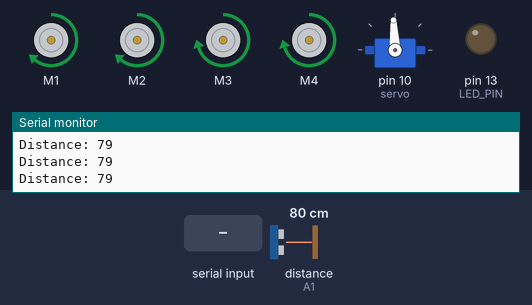
Recording of a sketch running on a simulated Arduino Uno, built with avr-gcc and run on an emulated ATmega328P. Parts: 4 × DC motor (green arrow = forward, orange = backward, longer = faster), servo, output pins drawn as LEDs (lit = HIGH), the last lines printed to the serial monitor. Wiring (inferred from the names in the program): ultrasonic range finder: trigger A0; echo A1. The inputs (shaded band) are chosen by the test bench; at power-on: distance to the obstacle (sensor on A1) 80 cm. The echo pulse lasts 58.3 µs per cm; EEPROM starts erased; pins used as bus, display or sensor lines are not drawn.

Above: at 2.2 s.
2.3 s: distance to the obstacle (sensor on A1) set to 38 cm
3.8 s: distance to the obstacle (sensor on A1) set to 32 cm
At 4.4 s:
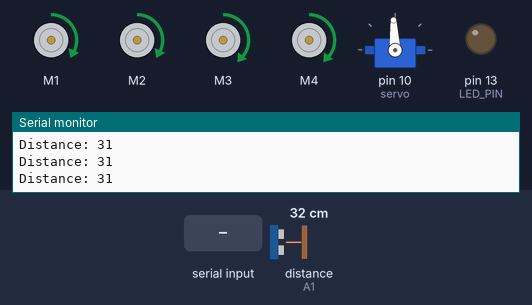
5.3 s: "k90\n" received over Serial
At 6.3 s:
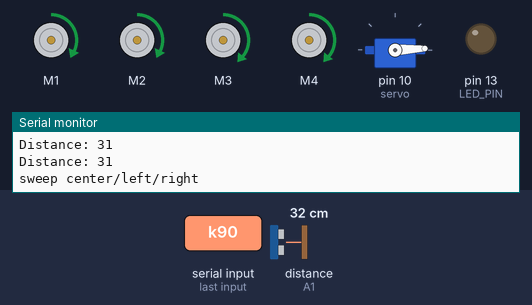
8.3 s: distance to the obstacle (sensor on A1) set to 20 cm
9.8 s: distance to the obstacle (sensor on A1) set to 17 cm
At 12.0 s:
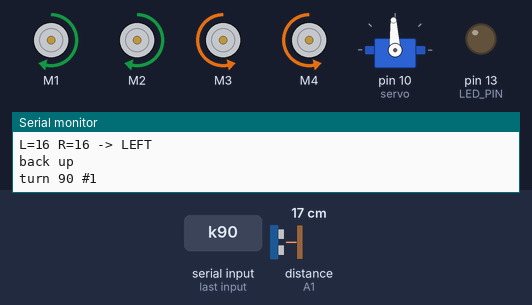
12.8 s: "90,45\n" received over Serial
At 15.4 s:
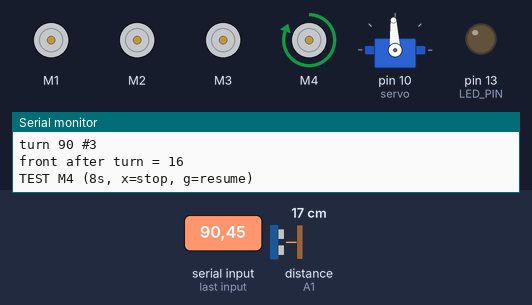
Timing chart, 0 to 24.4 s (numbered marks = the images above; inputs shaded):
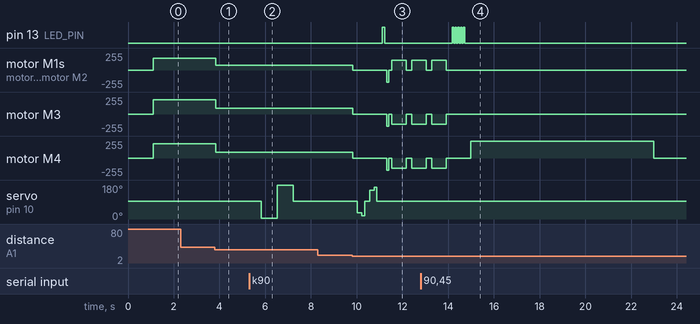

The sketch:

v28_pct_trim.ino
```cpp
// =====================================================================
// 简化版避障小车
//
// 上一版为什么会"毫无理由地扫来扫去", 三个原因叠在一起:
//
//   1) 每轮瞄准都要扇扫 11 个点 (±75 度), 一次避障最多 4 轮 = 44 次摆动
//   2) 扇扫算完, 又调用 lookSide 重复扫 45/60/75 这 3 个点 (本来就扫过)
//   3) 前方 < 18cm 时还要额外做两次斜向探测 (lookAtRel ±30) 判断"窄通道"
//      而这两次探测几乎总是得出"是墙"的结论 —— 纯粹白扫
//
// 结果: 车在一个墙角里可以摆动几十次, 看起来就是原地乱扫。
//
// 这一版把决策压到最少:
//   - 平时只测正前方
//   - 被挡住 -> 左右各看一次 (2 次摆动) -> 选宽的一边 -> 转 90 度
//   - 转完还挡着 -> 再转 90 度 (最多 3 次, 够掉头)
//   - 不再有扇扫, 不再有斜向探测, 不再有内部的 4 轮循环
//
// 代价: 放弃"横向平移修正"。但没有编码器/陀螺仪的情况下,
// 平移量靠时间估算本身就不可靠, 换来的是行为可预测。先跑通再谈精度。
// =====================================================================

#include <Servo.h>
#include <AFMotor.h>
#include <EEPROM.h>

#define Trigpin A0
#define Echopin A1
#define LED_PIN 13

Servo servo;
AF_DCMotor motor1(1);   // 实测: 左前
AF_DCMotor motor2(2);   // 实测: 左后
AF_DCMotor motor3(3);   // 实测: 右后
AF_DCMotor motor4(4);   // 实测: 右前

// ---------------- 参数 ----------------
// 速度上限受 trimRight 限制: 左侧速度 = baseSpeed, 右侧 = baseSpeed + trimRight,
// 右侧超过 255 会被夹住, 左右比例就崩了 (车往一边偏)。
// 配平比例是 trimRight/baseSpeed = 38/100 = 0.38, 要放大速度必须同比例放大配平:
//   baseSpeed * 1.38 <= 255  =>  baseSpeed <= 184
// 取 180 (右侧 248), 给 PWM 留一点余量, 避免长期贴着饱和点。
const int baseSpeed = 180;      // 直行 (原 100)
const int creepSpeed = 70;      // 近距爬行 (安全速度, 不提)

// 倒车单独给速度。原来 Backward() 借用 turnSpeed(150), 那是转弯用的,
// 倒车和转弯的负载完全不同, 分开标更好调。
const int backSpeed = 180;      // 后退 (原 借用 turnSpeed=150)

// 直行配平: 右轮偏弱, 右侧按比例提速。
//
// 这里必须是"比例", 不能是固定值。
// 固定值的老写法 (trimRight = 38) 在 baseSpeed=100 时是 100/138 (1.38),
// 但爬行 creepSpeed=70 时变成 70/108 (1.54), 速度越低右边越强。
// 把 baseSpeed 提到 180 后放大成 trimRight=68, 爬行时就成了 70/138 (1.97) ——
// 右边直接是左边的两倍, 车在贴墙慢行时会明显往左甩。
//
// 改成百分比后, 任何速度下左右比例都一致:
//   180 -> 216 (1.20)
//    70 ->  84 (1.20)
// 需要调就改这一个数, 不用管当前是什么速度档。
//
// 标定方法: 直线跑 2 米, 看车头偏向。
//   往右偏 -> 这个值调大; 往左偏 -> 调小。每次改 3~5。
const int trimPct = 20;      // 右侧比左侧快 20%

// 保留绝对值配平口子 (置 0 表示不用), 方便临时手动偏置
const int trimLeft  = 0;
const int trimRight = 0;

// 转弯标定: 651ms 实测略过头, 635ms 接近 90 度
// 公式: 新值 = 当前值 * 90 / 实测角度
const int turnSpeed  = 150;
const int msPer90Deg = 635;

// 距离门限
const int stopDistanceCm = 18;   // 小于这个值就是障碍
const int clearCm        = 20;   // 大于等于这个值认为通行
const int emergencyCm    = 10;   // 极近距离, 立刻硬停
const int slowDistanceCm = 35;   // 小于这个值降速

// 避障动作
const int sideLookDeg   = 60;    // 左右各看 60 度
const int backupMs      = 75;    // 转向前倒退一点
const int escapeMs      = 400;   // 转完后的脱离时间
const int turnSettleMs  = 120;   // 转完等车身停止旋转
const int maxTurnSteps  = 3;     // 连续盲转上限 (3 x 90 = 掉头)

// 舵机中位修正 (正数 = 往左修), 存在 EEPROM
int servoTrimDeg = 3;

// ---------------- 状态 ----------------
bool isMoving = false;
int  testNum  = 0;
unsigned long testUntil = 0;
bool holdStop = false;
unsigned long escapeUntil = 0;
unsigned long lastTrigUs = 0;
int curServoDeg = 90;

// ---------------- 基础动作 ----------------
// 直行: 右轮按比例提速。
// 比例而非固定值, 这样 180 直行和 70 爬行时左右比例一致,
// 不会出现"越慢越偏"的现象。
void Speed(int s)
{
  int l = s + trimLeft;                    // M1 左前, M2 左后
  int r = s + (int)((long)s * trimPct / 100) + trimRight;   // M3 右后, M4 右前

  if (l < 0) l = 0; if (l > 255) l = 255;
  if (r < 0) r = 0; if (r > 255) r = 255;

  motor1.setSpeed(l);
  motor2.setSpeed(l);
  motor3.setSpeed(r);
  motor4.setSpeed(r);
}

void TurnSpeed(int s)
{
  if (s < 0) s = 0;
  if (s > 255) s = 255;
  motor1.setSpeed(s);
  motor2.setSpeed(s);
  motor3.setSpeed(s);
  motor4.setSpeed(s);
}

// L293D 两输入全低 = 电机短接 = 动态制动 (库里的 BRAKE 是空实现)
void Stop()
{
  motor1.run(RELEASE);
  motor2.run(RELEASE);
  motor3.run(RELEASE);
  motor4.run(RELEASE);
  isMoving = false;
}

void Forward()
{
  motor1.run(FORWARD);
  motor2.run(FORWARD);
  motor3.run(FORWARD);
  motor4.run(FORWARD);
}

void Backward()
{
  motor1.run(BACKWARD);
  motor2.run(BACKWARD);
  motor3.run(BACKWARD);
  motor4.run(BACKWARD);
  TurnSpeed(backSpeed);   // 倒车用独立速度, 不再借用转弯速度
}

void TurnLeft()
{
  motor1.run(FORWARD);
  motor2.run(FORWARD);
  motor3.run(BACKWARD);
  motor4.run(BACKWARD);
  TurnSpeed(turnSpeed);
}

void TurnRight()
{
  motor1.run(BACKWARD);
  motor2.run(BACKWARD);
  motor3.run(FORWARD);
  motor4.run(FORWARD);
  TurnSpeed(turnSpeed);
}

void Brake()
{
  Stop();
  delay(100);
}

// 障碍急停: 速度归零 -> RELEASE -> 等惯性滑完
void HardStop()
{
  Speed(0);
  Stop();
  delay(200);
}

// 所有前进都走这里。
//
// 这里原来有一段"起步助推": Speed(255) + delay(200)。
// 在 baseSpeed=180 下它必须删掉, 原因是:
//   右侧速度 = 255 + trimRight(68) = 323 -> 被夹到 255
//   左侧速度 = 255 + 0 = 255
//   于是助推的那 200ms 里左右是 1:1, 而平时是 180:248 ——
//   助推反而变成偏航源, 车会在每次起步时往左甩一下。
//
// 而且 180 的 PWM 起步本身就不需要冲刺, 助推原本是为了克服
// 低速(70)下的静摩擦, 现在只在爬行分支里需要。
void StartMove(int speed, int front)
{
  (void)front;      // 保留参数, 以后若要恢复助推会用到
  Forward();

  // 低速起步助推: 只在爬行时用。
  // 助推速度同样走 Speed(), 所以左右比例和平时一致, 不会甩。
  if (!isMoving && speed <= creepSpeed) {
    int kickTop = 120;
    if (kickTop <= speed) kickTop = speed + 20;
    Speed(kickTop);
    delay(150);
  }

  isMoving = true;
  Speed(speed);
}

void turnByDeg(bool left, int deg)
{
  int ms = (int)((long)msPer90Deg * deg / 90);
  if (left) TurnLeft();
  else      TurnRight();
  delay(ms);
  Brake();
  delay(turnSettleMs);   // 等车身真的停下, 否则紧接着测的是"还在转"的画面
}

// ---------------- 舵机中位 ----------------
#define TRIM_ADDR 1022

void loadTrim()
{
  uint8_t magic = EEPROM.read(TRIM_ADDR);
  int8_t  v     = (int8_t)EEPROM.read(TRIM_ADDR + 1);
  if (magic == 0x5A && v >= -90 && v <= 90) {
    servoTrimDeg = v;
    Serial.print("trim loaded from EEPROM: ");
    Serial.println(servoTrimDeg);
  }
}

void saveTrim()
{
  EEPROM.update(TRIM_ADDR, 0x5A);
  EEPROM.update(TRIM_ADDR + 1, (uint8_t)(int8_t)servoTrimDeg);
  Serial.print("trim saved: ");
  Serial.println(servoTrimDeg);
}

// ---------------- 板载反馈 ----------------
void blinkN(int n, int onMs, int offMs)
{
  for (int i = 0; i < n; i++) {
    digitalWrite(LED_PIN, HIGH); delay(onMs);
    digitalWrite(LED_PIN, LOW);  delay(offMs);
  }
}

// ---------------- EEPROM 记录 ----------------
// 格式 (8 字节): A5 | 左 | 右 | 前方 | 方向 | 修正次数 | 保留 | 保留
#define REC_ADDR 8
#define REC_SIZE 8
#define REC_MAX  ((1024 - REC_ADDR) / REC_SIZE)

void logEvent(int l, int r, int f, bool wentLeft, int steps, int al, int ar)
{
  uint16_t n;
  EEPROM.get(0, n);
  if (n == 0xFFFF) n = 0;

  int a = REC_ADDR + (int)(n % REC_MAX) * REC_SIZE;
  EEPROM.update(a + 0, 0xA5);
  EEPROM.update(a + 1, (uint8_t)constrain(l, 0, 254));
  EEPROM.update(a + 2, (uint8_t)constrain(r, 0, 254));
  EEPROM.update(a + 3, (uint8_t)constrain(f, 0, 254));
  EEPROM.update(a + 4, wentLeft ? 1 : 2);
  EEPROM.update(a + 5, (uint8_t)steps);
  EEPROM.update(a + 6, (uint8_t)constrain(al, 0, 254));
  EEPROM.update(a + 7, (uint8_t)constrain(ar, 0, 254));

  n++;
  EEPROM.put(0, n);
}

void dumpLog()
{
  uint16_t n;
  EEPROM.get(0, n);
  if (n == 0xFFFF) n = 0;

  int cnt = (n < REC_MAX) ? (int)n : REC_MAX;
  Serial.print("LOG count="); Serial.print(n);
  Serial.print(" slots="); Serial.println(cnt);
  Serial.println("L R front dir steps a b");

  for (int i = 0; i < cnt; i++) {
    int a = REC_ADDR + i * REC_SIZE;
    if (EEPROM.read(a) != 0xA5) continue;
    for (int k = 1; k < REC_SIZE; k++) {
      Serial.print((int)EEPROM.read(a + k));
      Serial.print(' ');
    }
    Serial.println();
  }
  Serial.println("LOG end");
}

// ---------------- 测距 ----------------
// 超时 25000us (约 4 米)。pulseIn 默认超时是 1 秒, 读不到回波会死等,
// 这是以前"检查太慢"的主因。
#define ECHO_TIMEOUT_US 25000

long HC_SR04()
{
  // HC-SR04 两次触发间隔需 >= 60ms, 这里"补足到" 60ms 而不是固定 delay
  unsigned long since = micros() - lastTrigUs;
  if (since < 60000UL) {
    delayMicroseconds(60000UL - since);
  }

  digitalWrite(Trigpin, LOW);
  delayMicroseconds(5);
  digitalWrite(Trigpin, HIGH);
  delayMicroseconds(10);
  digitalWrite(Trigpin, LOW);

  long duration = pulseIn(Echopin, HIGH, ECHO_TIMEOUT_US);
  lastTrigUs = micros();
  return (duration / 2) / 29.1;
}

void ServoWrite(int deg)
{
  int v = deg + servoTrimDeg;
  if (v < 0) v = 0;
  if (v > 180) v = 180;
  servo.write(v);
}

// 按角度差动态等待 (SG90 约 2ms/度, 含余量)
void servoTo(int absDeg)
{
  int target = absDeg;
  if (target < 0)   target = 0;
  if (target > 180) target = 180;

  int delta = target - curServoDeg;
  if (delta < 0) delta = -delta;

  ServoWrite(absDeg);
  curServoDeg = absDeg;
  delay(80 + delta * 2);
}

// 前方测距: 连测 3 次取中位数。
// 近距提前收工: 连续两次都 < stopDistanceCm 就立刻返回 (取更近的),
// 省下 60ms 的第三次回波 —— 那 60ms 在刹车时很关键。
int measureFront()
{
  int v[3];
  int n = 0;

  for (int i = 0; i < 3; i++) {
    int d = HC_SR04();
    if (d > 0) {
      v[n++] = d;
      if (n == 2 && v[0] < stopDistanceCm && v[1] < stopDistanceCm) {
        return (v[0] < v[1]) ? v[0] : v[1];
      }
    }
  }

  if (n == 0) return 0;
  if (n == 1) return v[0];
  if (n == 2) return (v[0] + v[1]) / 2;

  int a = v[0], b = v[1], c = v[2];
  if (a > b) { int t = a; a = b; b = t; }
  if (b > c) { int t = b; b = c; c = t; }
  if (a > b) { int t = a; a = b; b = t; }
  return b;
}

// 左右各看一眼, 取该方向两侧角度的最大值。
// 只扫两个角度 (60, 75), 而不是原来的三个 + 11 点扇扫。
int lookSide(bool left)
{
  int best = 0;
  int angs[2] = { sideLookDeg, sideLookDeg + 15 };

  for (int i = 0; i < 2; i++) {
    servoTo(left ? (90 - angs[i]) : (90 + angs[i]));
    int d = HC_SR04();
    if (d > best) best = d;
  }
  servoTo(90);
  return best;
}

// ---------------- 避障 ----------------
// 只有一条路径: 看左右 -> 选宽的一边 -> 转 90 -> 还是挡就再转。
// 没有扇扫, 没有内部循环, 没有斜向探测。
void avoidObstacle()
{
  Serial.println("avoid: look sides");

  int L = lookSide(true);
  int R = lookSide(false);

  bool goLeft = (L >= R);

  Serial.print("L="); Serial.print(L);
  Serial.print(" R="); Serial.print(R);
  Serial.println(goLeft ? " -> LEFT" : " -> RIGHT");

  blinkN(goLeft ? 1 : 2, 100, 100);

  // 转向前退一点, 给转弯让出空间 (原地转向时车身四角扫过的半径最大)
  Serial.println("back up");
  Backward();
  delay(backupMs);
  Stop();
  delay(150);

  int front = 0;
  int steps = 0;

  for (int i = 0; i < maxTurnSteps; i++) {
    Serial.print("turn 90 #"); Serial.println(i + 1);
    turnByDeg(goLeft, 90);
    steps++;

    front = measureFront();
    Serial.print("front after turn = "); Serial.println(front);

    if (front <= 0) continue;         // 读不到, 再转一次看看
    if (front >= clearCm) break;      // 通了, 收工
  }

  // 转了几次还是贴得很近: 说明在死角里, 再退出来一点
  if (front > 0 && front < emergencyCm) {
    Serial.println("still boxed -> back out more");
    Backward();
    delay(400);
    Stop();
    delay(200);
  }

  logEvent(L, R, front, goLeft, steps, 0, 0);

  if (front >= clearCm) blinkN(1, 400, 0);   // 长亮: 通了
  else                  blinkN(5, 60, 60);   // 快闪: 还是窄

  delay(200);
  digitalWrite(LED_PIN, LOW);

  escapeUntil = millis() + escapeMs;
}

// ---------------- 单轮点动测试 ----------------
void startTest(int n)
{
  Stop();
  testNum = n;
  testUntil = millis() + 8000;
  holdStop = true;
  Serial.print("TEST M"); Serial.print(n);
  Serial.println(" (8s, x=stop, g=resume)");

  Speed(0);
  if (n == 1) { motor1.setSpeed(255); motor1.run(FORWARD); }
  if (n == 2) { motor2.setSpeed(255); motor2.run(FORWARD); }
  if (n == 3) { motor3.setSpeed(255); motor3.run(FORWARD); }
  if (n == 4) { motor4.setSpeed(255); motor4.run(FORWARD); }
}

// ---------------- 串口 ----------------
void handleSerial()
{
  while (Serial.available()) {
    char c = Serial.read();

    if (c >= '1' && c <= '4') {
      startTest(c - '0');
    } else if (c == 'x') {
      testNum = 0;
      Stop();
      escapeUntil = 0;
      holdStop = true;
      Serial.println("STOP");
    } else if (c == 'g') {
      testNum = 0;
      holdStop = false;
      isMoving = false;
      escapeUntil = 0;
      Serial.println("GO");
    } else if (c == 'd') {
      testNum = 0;
      Stop();
      holdStop = true;
      dumpLog();
    } else if (c == 'c') {
      // 只清运行记录, 保留舵机中位
      for (int i = 0; i < TRIM_ADDR; i++) EEPROM.update(i, 0xFF);
      Serial.println("log cleared (servo trim kept)");
    } else if (c == '+' || c == '=') {
      servoTrimDeg++;
      if (servoTrimDeg > 90) servoTrimDeg = 90;
      ServoWrite(90);
      saveTrim();
    } else if (c == '-' || c == '_') {
      servoTrimDeg--;
      if (servoTrimDeg < -90) servoTrimDeg = -90;
      ServoWrite(90);
      saveTrim();
    } else if (c == 'k') {
      Serial.println("sweep center/left/right");
      ServoWrite(90);  delay(500);
      ServoWrite(0);   delay(700);
      ServoWrite(180); delay(700);
      ServoWrite(90);  delay(500);
    }
  }
}

// ---------------- 主流程 ----------------
void setup()
{
  Serial.begin(9600);
  loadTrim();

  Speed(0);
  pinMode(Trigpin, OUTPUT);
  pinMode(Echopin, INPUT);
  pinMode(LED_PIN, OUTPUT);
  digitalWrite(LED_PIN, LOW);

  servo.attach(10);
  ServoWrite(90);
  delay(1000);

  Serial.print("car ready  base="); Serial.print(baseSpeed);
  Serial.print(" L="); Serial.print(baseSpeed + trimLeft);
  Serial.print(" R="); Serial.print(baseSpeed + trimRight);
  Serial.print(" msPer90="); Serial.print(msPer90Deg);
  Serial.print(" servo="); Serial.println(servoTrimDeg);
  Serial.println("cmd: 1-4 test / x stop / g go / d dump / c clear / +/- trim / k sweep");
}

void loop()
{
  handleSerial();

  if (testNum) {
    if ((long)(millis() - testUntil) >= 0) {
      testNum = 0;
      Stop();
      Serial.println("TEST done (halted, send g to resume)");
    }
    return;
  }

  if (holdStop) return;

  long distance = measureFront();
  Serial.print("Distance: ");
  Serial.println(distance);

  // 一个回波都没有: 不能当成"前方通畅"。慢慢试探, 别全速冲。
  if (distance <= 0) {
    Serial.println("no echo -> creep");
    StartMove(creepSpeed, 0);
    return;
  }

  // 极近距离: 无条件下先停再避障
  if (distance <= emergencyCm) {
    Serial.println("EMERGENCY");
    HardStop();
    avoidObstacle();
    return;
  }

  // 刚转完弯的脱离段: 只爬行, 不测距不判断, 免得在墙角里又触发一次避障
  if (escapeUntil && (long)(millis() - escapeUntil) < 0) {
    StartMove(creepSpeed, 0);
    return;
  }
  escapeUntil = 0;

  if (distance < stopDistanceCm) {
    Serial.println("Obstacle");
    HardStop();
    avoidObstacle();
    return;
  }

  // 通行: 近了降速, 远了全速
  StartMove(distance < slowDistanceCm ? creepSpeed : baseSpeed, distance);
}
```

Measured:
- the behaviour switches between 36 and 35 cm on distance to the obstacle (sensor on A1) (found by bisection; images 0 and 1)
- the behaviour switches between 19 and 18 cm on distance to the obstacle (sensor on A1) (found by bisection; images 2 and 3)
- after the input at 3.8 s, motor M1, motor M2: forward 180/255 → forward 70/255 after 0.05 s; motor M3, motor M4: forward 216/255 → forward 84/255 after 0.05 s
- after the input at 5.3 s, servo on pin 10 (servo): 93° → 3° after 0.52 s, → 180° 0.70 s later, → 93° 0.70 s later
- after the input at 9.8 s, pin 13 (LED_PIN): LOW → HIGH after 1.3 s, → LOW 0.10 s later; servo on pin 10 (servo): 93° → 33° after 0.23 s, → 18° 0.20 s later, → 93° 0.11 s later, → 153° 0.23 s later, … (6 changes in this stretch)
- after the input at 12.8 s, pin 13 (LED_PIN): goes on until 14.7 s, then stays LOW; motor M1–3: goes on until 13.9 s, then stays stopped; servo on pin 10 (servo): stops changing and stays 93°
